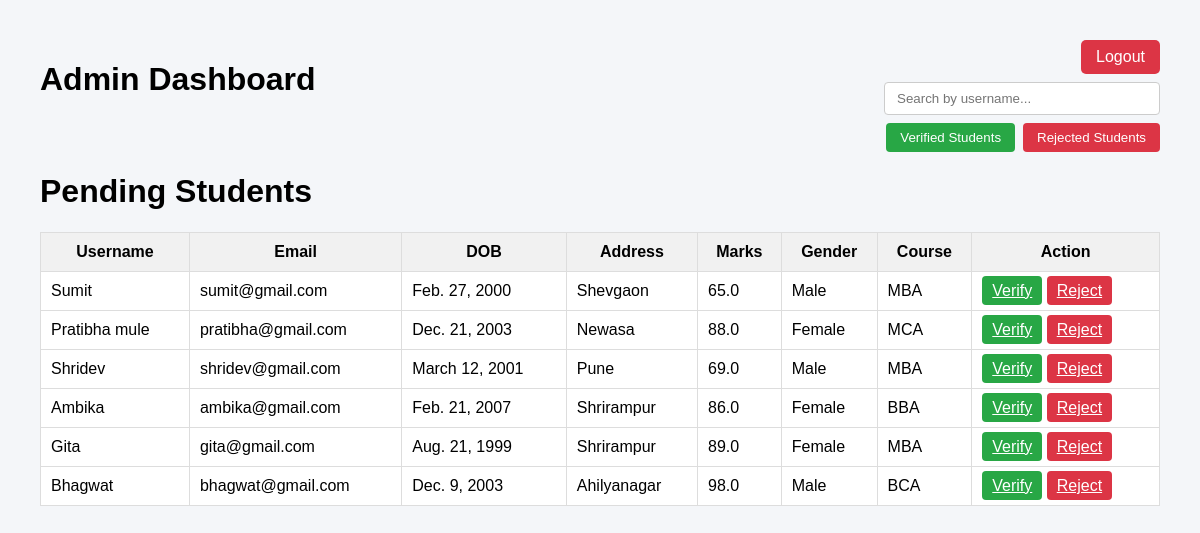
Screenshot of /staff/dashboard/ (signed in) with the database file from the repository.
### core/models.py (models this page shows, shortened)
class Student(models.Model):
    STATUS_CHOICES = (
        ('pending', 'Pending'),
        ('verified', 'Verified'),
        ('rejected', 'Rejected'),
    )
    user = models.OneToOneField(
        User,
        on_delete=models.CASCADE,
        related_name='student_profile'
    )
    dob = models.DateField(verbose_name="Date of Birth")
    age = models.PositiveIntegerField()
    address = models.TextField()
    phone = models.CharField(max_length=10)
    gender = models.CharField(
        max_length=10,
        choices=(
            ('Male', 'Male'),
            ('Female', 'Female'),
            ('Other', 'Other'),
        ),
        default='Male'
    )
    course = models.CharField(max_length=50, default="MCA")
    previous_marks = models.FloatField(default=0.0)
    roll_number = models.CharField(
        max_length=20,
        blank=True,
        null=True
    )
    status = models.CharField(
        max_length=10,
        choices=STATUS_CHOICES,
        default='pending'
    )
    created_at = models.DateTimeField(auto_now_add=True)

### core/views.py (the view)
# urls.py: path('staff/dashboard/', views.admin_dashboard, name='admin_dashboard'),
@login_required
@user_passes_test(lambda u: u.is_staff)
def admin_dashboard(request):
    pending_students = Student.objects.filter(status='pending')
    verified_students = Student.objects.filter(status='verified')
    rejected_students = Student.objects.filter(status='rejected')
    return render(request, 'core/admin_dashboard.html', {
        'pending_students': pending_students,
        'verified_students': verified_students,
        'rejected_students': rejected_students
    })

### core/templates/core/admin_dashboard.html (shortened to what this page needs)
{% load static %}
<!DOCTYPE html>
<html lang="en">
<head>
</head>
<body>
<div class="header">
    <h1>Admin Dashboard</h1>
    <div class="right-box">
        <a href="{% url 'logout' %}" class="logout-btn">Logout</a>
        <div class="search-box">
            <input type="text" id="searchInput" placeholder="Search by username...">
        </div>
        <div class="filter-buttons">
            <button id="btn-verified" class="btn-verified" onclick="showTable('verified')">
                Verified Students
            </button>
            <button id="btn-rejected" class="btn-rejected" onclick="showTable('rejected')">
                Rejected Students
            </button>
        </div>
    </div>
</div>
<div id="pending" class="table-section">
    <h1>Pending Students</h1>
    <table>
        <tr>
            <th>Username</th>
            <th>Email</th>
            <th>DOB</th>
            <th>Address</th>
            <th>Marks</th>
            <th>Gender</th>
            <th>Course</th>
            <th>Action</th>
        </tr>
        {% for student in pending_students %}
        <tr>
            <td class="student-name">{{ student.user.username }}</td>
            <td>{{ student.user.email }}</td>
            <td>{{ student.dob }}</td>
            <td>{{ student.address }}</td>
            <td>{{ student.previous_marks }}</td>
            <td>{{ student.gender }}</td>
            <td>{{ student.course }}</td>
            <td>
                <a href="{% url 'verify_student' student.id %}" class="btn btn-verify">Verify</a>
                <a href="{% url 'reject_student' student.id %}" class="btn btn-reject">Reject</a>
            </td>
        </tr>
        {% empty %}
        <tr><td colspan="8">No pending students</td></tr>
        {% endfor %}
    </table>
</div>
</body>
</html>

### core/templates/core/admin_dashboard.html (style rules this page uses)
body { font-family: Arial, sans-serif; margin: 40px; background-color: #f4f6f9; }
.header { display: flex; justify-content: space-between; align-items: flex-start; }
.right-box { display: flex; flex-direction: column; align-items: flex-end; gap: 8px; }
.logout-btn { padding: 8px 15px; background-color: #dc3545; color: white; text-decoration: none; border-radius: 5px; }
.search-box input { padding: 8px 12px; width: 250px; border: 1px solid #ccc; border-radius: 4px; }
.filter-buttons { display: flex; gap: 8px; }
.filter-buttons button { padding: 7px 14px; border: none; border-radius: 4px; cursor: pointer; color: white; }
.btn-verified { background-color: #28a745; }
.btn-rejected { background-color: #dc3545; }
table { width: 100%; border-collapse: collapse; background: white; margin-top: 15px; }
th, td { border: 1px solid #ddd; padding: 10px; }
th { background: #f1f1f1; }
.table-section { display: none; }
.table-section.active { display: block; }
.btn { padding: 6px 10px; color: white; border: none; cursor: pointer; border-radius: 4px; }
.btn-verify { background: #28a745; }
.btn-reject, .btn-delete { background: #dc3545; }

### rows the page displays
Student: user.username "Sumit", user.email "sumit@gmail.com", dob "Feb. 27, 2000", address "Shevgaon", previous_marks "65.0", gender "Male", course "MBA"
Student: user.username "Pratibha mule", user.email "pratibha@gmail.com", dob "Dec. 21, 2003", address "Newasa", previous_marks "88.0", gender "Female", course "MCA"
Student: user.username "Shridev", user.email "shridev@gmail.com", dob "March 12, 2001", address "Pune", previous_marks "69.0", gender "Male", course "MBA"
Student: user.username "Ambika", user.email "ambika@gmail.com", dob "Feb. 21, 2007", address "Shrirampur", previous_marks "86.0", gender "Female", course "BBA"
Student: user.username "Gita", user.email "gita@gmail.com", dob "Aug. 21, 1999", address "Shrirampur", previous_marks "89.0", gender "Female", course "MBA"
Student: user.username "Bhagwat", user.email "bhagwat@gmail.com", dob "Dec. 9, 2003", address "Ahilyanagar", previous_marks "98.0", gender "Male", course "BCA"
